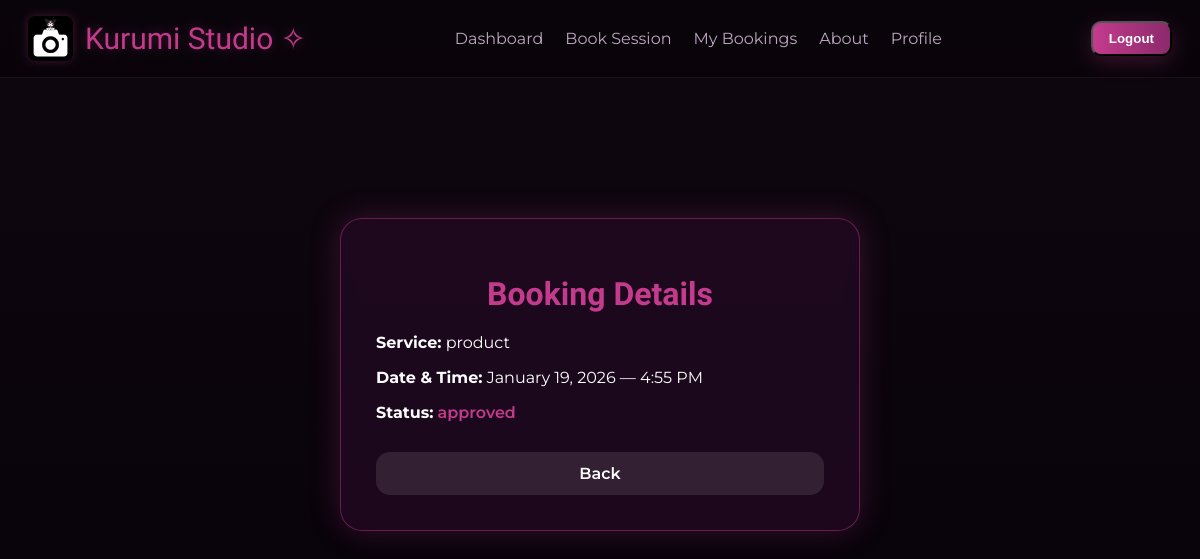
The page /bookings/details/52/ (signed in) on the database its author committed.
### bookings/models.py (models this page shows, shortened)
class Booking(models.Model):
    SERVICE_CHOICES = [
        ('portrait', 'Portrait Session'),
        ('wedding', 'Wedding Photoshoot'),
        ('product', 'Product Photography'),
        ('event', 'Event Coverage'),
    ]
    STATUS_CHOICES = [
        ('pending', 'Pending'),
        ('approved', 'Approved'),
        ('disapproved', 'Disapproved'),
        ('cancelled', 'Cancelled'),
    ]
    user = models.ForeignKey(User, on_delete=models.CASCADE)
    service_type = models.CharField(max_length=20, choices=SERVICE_CHOICES)
    session_datetime = models.DateTimeField()
    status = models.CharField(max_length=12, choices=STATUS_CHOICES, default='pending')
    notes = models.TextField(blank=True, null=True)
    notified = models.BooleanField(default=False)
    created_at = models.DateTimeField(auto_now_add=True)

### bookings/views.py (the view)
# urls.py: path('details/<int:pk>/', views.booking_details, name='booking_details'),
@login_required
def booking_details(request, pk):
    booking = get_object_or_404(Booking, pk=pk, user=request.user)
    return render(request, 'bookings/booking_details.html', {'booking': booking})

### bookings/templates/bookings/booking_details.html (shortened to what this page needs)
{% extends 'base.html' %}
{% load static %}
{% block content %}
<div style="
    max-width: 520px;
    margin: 80px auto;
    padding: 35px;
    background: rgba(35, 10, 35, 0.75);
    border-radius: 22px;
    border: 1px solid rgba(196,59,141,0.45);
    box-shadow: 0 0 30px rgba(196,59,141,0.25);
    color: white;
    backdrop-filter: blur(6px);
">
    <h1 style="
        font-family: 'Great Vibes', cursive;
        color: var(--accent);
        font-size: 32px;
        text-align: center;
        margin-bottom: 20px;
    ">Booking Details</h1>
    <p style="font-size: 16px; margin-bottom: 10px;">
        <strong>Service:</strong> {{ booking.service_type }}
    </p>
    <p style="font-size: 16px; margin-bottom: 10px;">
        <strong>Date & Time:</strong> {{ booking.session_datetime|date:"F j, Y — g:i A" }}
    </p>
    <p style="font-size: 16px; margin-bottom: 10px;">
        <strong>Status:</strong>
        <span style="color: var(--accent); font-weight:600;">
            {{ booking.status }}
        </span>
    </p>
    <div style="margin-top: 30px; display:flex; gap:10px;">
        <a href="{% url 'dashboard' %}" style="
            flex:1;
            background: rgba(255,255,255,0.1);
            padding: 12px;
            border-radius: 14px;
            text-align:center;
            text-decoration:none;
            color:white;
            font-weight:600;
        ">Back</a>
    </div>
</div>
{% endblock %}

### templates/base.html (style rules this page uses)
:root { --bg:#0f0710; --card:#1e1320; --accent:#c43b8d; --muted:#bba6bf; --alert-bg:#9c275c; }
* { box-sizing:border-box; }
body { margin:0; background:linear-gradient(180deg,var(--bg),#07020a); color:var(--muted); font-family:Montserrat, sans-serif; }

### rows shown on the page
Booking: service_type "product", session_datetime "January 19, 2026 — 4:55 PM", status "approved"
